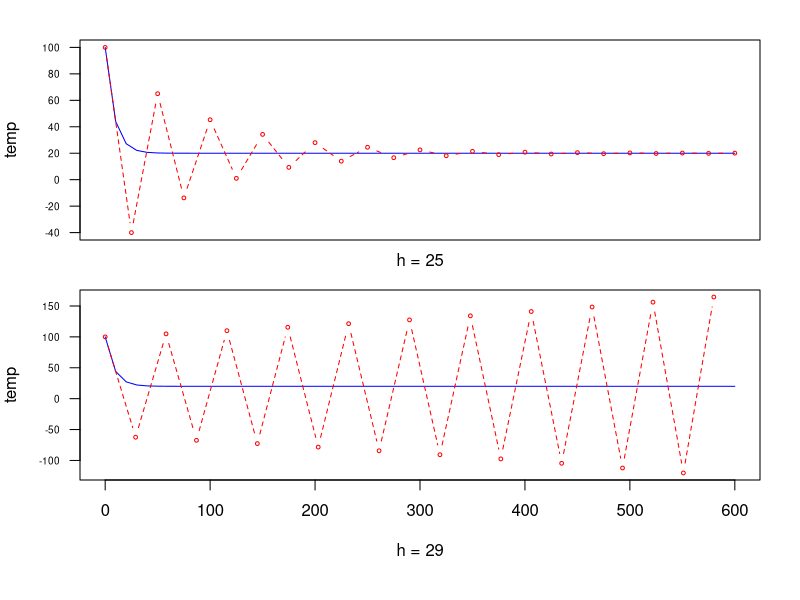

Source code (R):
vetor_10 = matrix(c(0,10,20,30,40,50,60,70,80,90,100,110,120,130,140,150,160,170,180,190,200,210,220,230,240,250,260,270,280,290,300,310,320,330,340,350,360,370,380,390,400,410,420,430,440,450,460,470,480,490,500,510,520,530,540,550,560,570,580,590,600,100,44,27.2,22.16,20.648,20.1944,20.05832,20.0175,20.00525,20.00157,20.00047,20.00014,20.00004,20.00001,20,20,20,20,20,20,20,20,20,20,20,20,20,20,20,20,20,20,20,20,20,20,20,20,20,20,20,20,20,20,20,20,20,20,20,20,20,20,20,20,20,20,20,20,20,20,20), ncol = 2, byrow = FALSE)


vetor_25 = matrix(c(0,25,50,75,100,125,150,175,200,225,250,275,300,325,350,375,400,425,450,475,500,525,550,575,600,100,-40,65,-13.75,45.3125,1.015625,34.23828,9.321289,28.00903,13.99323,24.50508,16.62119,22.53411,18.09942,21.42544,18.93092,20.80181,19.39864,20.45102,19.66174,20.2537,19.80973,20.1427,19.89297,20.08027), ncol = 2, byrow = FALSE)


vetor_29 = matrix(c(0,29,58,87,116,145,174,203,232,261,290,319,348,377,406,435,464,493,522,551,580,100,-62.4,104.872,-67.41816,110.0407,-72.74193,115.5242,-78.38991,121.3416,-84.38185,127.5133,-90.73871,134.0609,-97.4827,141.0072,-104.6374,148.3765,-112.2278,156.1946,-120.2805,164.4889), ncol = 2, byrow = FALSE)


par(mfrow=c(2,1), xpd=FALSE, mar=c(2,4,2,2), oma=c(2,0,0,0))
plot(vetor_10, type = 'l', axes=FALSE, ylim=c(min(vetor_25[,2]),max(vetor_25[,2])),
    ylab = 'temp', xlab = 'timestep', col='blue')
lines(vetor_25, col='red', lty=2, type='b', cex=0.5)
box()
axis(side = 2, las = 1, cex.axis = 0.6)
mtext("h = 25", side = 1, line = 0.5)
par(mar=c(4,4,0.5,2))
plot(vetor_10, type = 'l', axes=FALSE, ylim=c(min(vetor_29[,2]),max(vetor_29[,2])),
     xlab = 'h = 29', ylab = 'temp', col='blue')
lines(vetor_29, col='red', lty=2, type='b', cex=0.5)
box()
axis(side = 2, las = 1, cex.axis = 0.6)
axis(side = 1)
